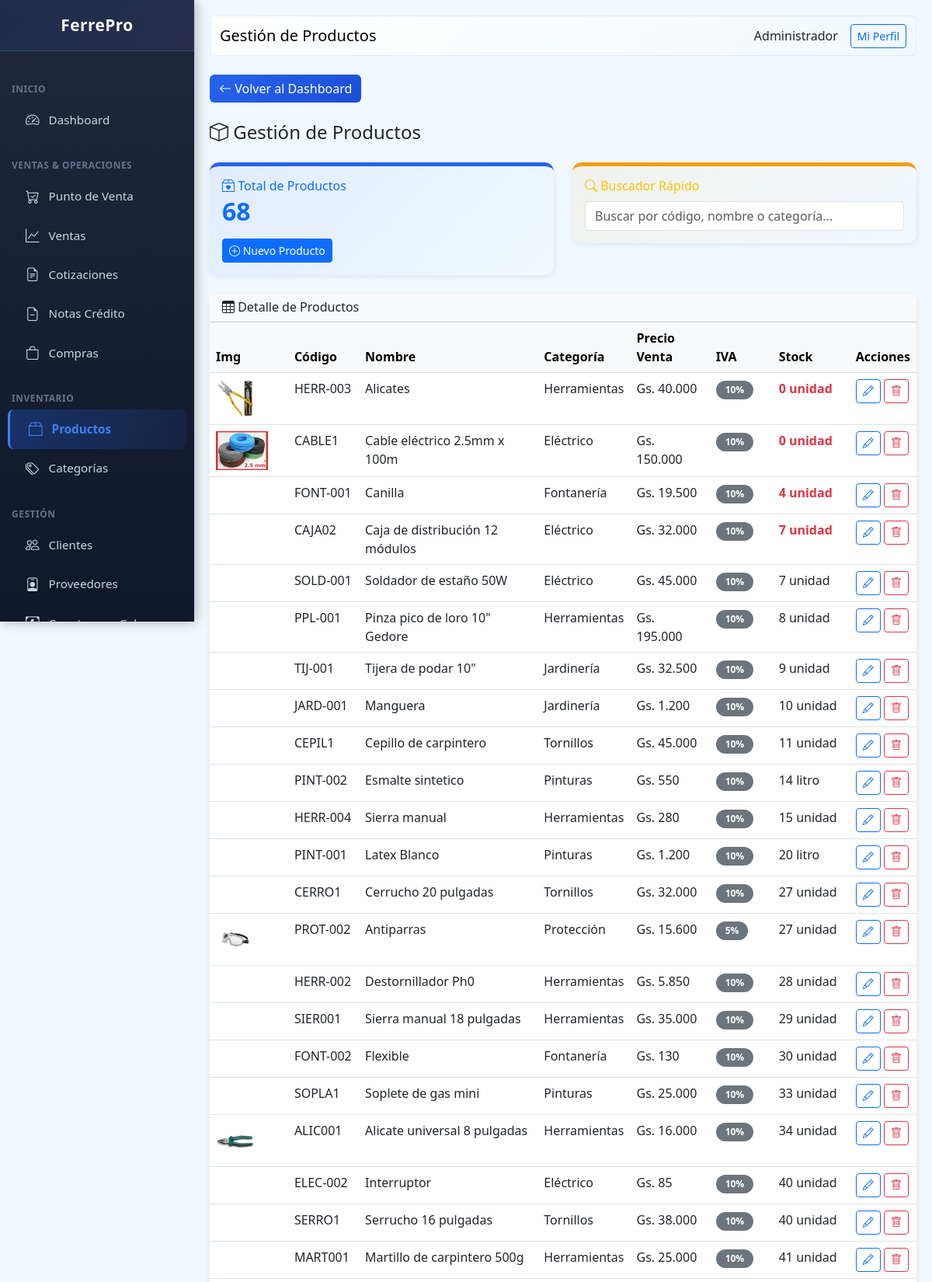
Screenshot of /public/index.php?page=products&sort=stock (signed in, upper part) with the database file from the repository.
### tables this page shows
CREATE TABLE users (
                id INTEGER PRIMARY KEY AUTOINCREMENT,
                name TEXT NOT NULL,
                email TEXT UNIQUE,
                password TEXT NOT NULL,
                role TEXT DEFAULT 'vendedor',
                active INTEGER DEFAULT 1,
                created_at DATETIME DEFAULT CURRENT_TIMESTAMP
            , last_login DATETIME, last_password_change DATETIME, failed_login_attempts INTEGER DEFAULT 0, locked_until DATETIME, two_fa_enabled INTEGER DEFAULT 0, two_fa_secret TEXT);

CREATE TABLE products (
                id INTEGER PRIMARY KEY AUTOINCREMENT,
                code TEXT UNIQUE,
                barcode TEXT,
                name TEXT NOT NULL,
                description TEXT,
                category_id INTEGER,
                provider_id INTEGER,
                unit TEXT DEFAULT 'unidad',
                cost_price REAL DEFAULT 0,
                sale_price REAL DEFAULT 0,
                wholesale_price REAL DEFAULT 0,
                stock INTEGER DEFAULT 0,
                min_stock INTEGER DEFAULT 5,
                location TEXT,
                active INTEGER DEFAULT 1,
                created_at DATETIME DEFAULT CURRENT_TIMESTAMP, iva INTEGER DEFAULT 10, image TEXT,
                FOREIGN KEY (category_id) REFERENCES categories(id),
                FOREIGN KEY (provider_id) REFERENCES providers(id)
            );

CREATE TABLE categories (
                id INTEGER PRIMARY KEY AUTOINCREMENT,
                name TEXT NOT NULL,
                description TEXT,
                parent_id INTEGER,
                active INTEGER DEFAULT 1,
                created_at DATETIME DEFAULT CURRENT_TIMESTAMP
            );

### class/Database.php (called while the page is built, shortened)
<?php
class Database extends PDO {
    private static $instance = null;
    public static function getInstance() {
        if (self::$instance === null) {
            self::$instance = new self();
        }
        return self::$instance;
    }
 }

### class/Format.php (called while the page is built, shortened)
<?php
class Format {
    public static function money($amount) {
        $amount = floatval($amount);
        return 'Gs. ' . number_format($amount, 0, ',', '.');
    }
}

### views/products/index.php (the view, shortened to what this page needs)
<?php
$pageTitle = 'Gestión de Productos';
$sort = $_GET['sort'] ?? 'name';
$orderBy = $sort === 'stock' ? 'p.stock ASC, p.min_stock DESC' : 'p.name';
$products = db()->query("SELECT p.*, c.name as category_name FROM products p LEFT JOIN categories c ON p.category_id = c.id WHERE p.active = 1 ORDER BY $orderBy")->fetchAll(PDO::FETCH_ASSOC);
$rows_html = '';
foreach ($products as $p) {
    $stockClass = $p['stock'] <= $p['min_stock'] ? 'text-danger fw-bold' : '';
    $iva_label = $p['iva'] == 0 ? 'Exento' : $p['iva'] . '%';
    $imgHtml = !empty($p['image']) ? '<img src="' . BASE_URL . '/' . htmlspecialchars($p['image']) . '" style="max-height: 50px;">' : '';
    $rows_html .= '<tr>
        <td>' . $imgHtml . '</td>
        <td>' . htmlspecialchars($p['code']) . '</td>
        <td>' . htmlspecialchars($p['name']) . '</td>
        <td>' . ($p['category_name'] ?? '-') . '</td>
        <td>' . Format::money($p['sale_price']) . '</td>
        <td><span class="badge bg-secondary">' . $iva_label . '</span></td>
        <td class="' . $stockClass . '">' . $p['stock'] . ' ' . $p['unit'] . '</td>
        <td>
            <a href="?page=products&action=edit&id=' . $p['id'] . '" class="btn btn-sm btn-outline-primary"><i class="bi bi-pencil"></i></a>
            <a href="?page=products&action=delete&id=' . $p['id'] . '" class="btn btn-sm btn-outline-danger" onclick="return confirm(\'Confirmar?\')"><i class="bi bi-trash"></i></a>
        </td>
    </tr>';
}
$content = '
<div class="mb-4">
    <a href="?page=dashboard" class="btn btn-nav-back me-2"><i class="bi bi-arrow-left"></i> Volver al Dashboard</a>
</div>
<h4 class="mb-4"><i class="bi bi-box"></i> Gestión de Productos</h4>
<div class="row mb-4">
    <div class="col-md-6">
        <div class="card" style="border-top: 5px solid var(--primary); background: linear-gradient(135deg, rgba(37, 99, 235, 0.08), transparent);">
            <div class="card-body">
                <h6 class="text-primary mb-1"><i class="bi bi-box2-heart"></i> Total de Productos</h6>
                <h3 class="mb-0 text-primary" style="font-size: 2rem; font-weight: 700;">' . count($products) . '</h3>
                <a href="?page=products&action=new" class="btn btn-sm btn-primary mt-3"><i class="bi bi-plus-circle"></i> Nuevo Producto</a>
            </div>
        </div>
    </div>
    <div class="col-md-6">
        <div class="card" style="border-top: 5px solid var(--warning); background: linear-gradient(135deg, rgba(245, 158, 11, 0.08), transparent);">
            <div class="card-body">
                <h6 class="text-warning mb-1"><i class="bi bi-search"></i> Buscador Rápido</h6>
                <input type="text" id="search" class="form-control" placeholder="Buscar por código, nombre o categoría..." style="margin-top: 10px;">
            </div>
        </div>
    </div>
</div>
<div class="card">
    <div class="card-header bg-light">
        <h6 class="mb-0"><i class="bi bi-table"></i> Detalle de Productos</h6>
    </div>
    <div class="card-body p-0">
        <div class="table-responsive">
            <table class="table table-hover mb-0" id="tabla">
                <thead class="table-light">
                    <tr>
                        <th>Img</th>
                        <th>Código</th>
                        <th>Nombre</th>
                        <th>Categoría</th>
                        <th>Precio Venta</th>
                        <th>IVA</th>
                        <th>Stock</th>
                        <th>Acciones</th>
                    </tr>
                </thead>
                <tbody>
                    ' . $rows_html . '
                </tbody>
            </table>
        </div>
    </div>
</div>
<script>
document.getElementById("search").addEventListener("keyup", function() {
    var filter = this.value.toLowerCase();
    document.querySelectorAll("#tabla tbody tr").forEach(function(row) {
        row.style.display = row.textContent.toLowerCase().includes(filter) ? "" : "none";
    });
});
</script>';

### views/layouts/main.php (shortened to what this page needs)
<!DOCTYPE html>
<html lang="es">
<head>
    <link rel="stylesheet" href="https://cdn.jsdelivr.net/npm/bootstrap@5.3.0/dist/css/bootstrap.min.css">
    <link rel="stylesheet" href="https://cdn.jsdelivr.net/npm/bootstrap-icons@1.10.0/font/bootstrap-icons.css">
</head>
<body>
    <div class="sidebar">
        <div class="logo-section">
            <h5><i class="bi bi-hammer-wrench"></i> FerrePro</h5>
        </div>
        <nav class="nav flex-column">
            <div class="nav-section">Inicio</div>
            <a class="nav-link" href="?page=dashboard"><i class="bi bi-speedometer2"></i> Dashboard</a>
            <div class="nav-section">Ventas & Operaciones</div>
            <a class="nav-link" href="?page=pos"><i class="bi bi-cart-check"></i> Punto de Venta</a>
            <a class="nav-link" href="?page=sales"><i class="bi bi-graph-up"></i> Ventas</a>
            <a class="nav-link" href="?page=quotes"><i class="bi bi-file-earmark-text"></i> Cotizaciones</a>
            <a class="nav-link" href="?page=credit_notes"><i class="bi bi-file-earmark-minus"></i> Notas Crédito</a>
            <a class="nav-link" href="?page=purchases"><i class="bi bi-bag"></i> Compras</a>
            <div class="nav-section">Inventario</div>
            <a class="nav-link" href="?page=products"><i class="bi bi-box2"></i> Productos</a>
            <a class="nav-link" href="?page=categories"><i class="bi bi-tags"></i> Categorías</a>
            <div class="nav-section">Gestión</div>
            <a class="nav-link" href="?page=clients"><i class="bi bi-people"></i> Clientes</a>
            <a class="nav-link" href="?page=providers"><i class="bi bi-person-badge"></i> Proveedores</a>
            <a class="nav-link" href="?page=receivable"><i class="bi bi-cash-coin"></i> Cuentas por Cobrar</a>
        </nav>
    </div>
    <div class="main-content">
        <nav class="navbar navbar-expand-lg mb-4 rounded">
            <div class="container-fluid">
                <span class="navbar-brand mb-0 h1"><?= $pageTitle ?? 'FerrePro' ?></span>
                <div class="d-flex align-items-center gap-3">
                    <span><?= user()['name'] ?? '' ?></span>
                    <a href="?page=profile" class="btn btn-sm btn-outline-primary">Mi Perfil</a>
                </div>
            </div>
        </nav>
        <?= $content ?? '' ?>
    </div>
</body>
</html>

### views/layouts/main.php (style rules this page uses)
:root { --primary: #2563eb; --success: #10b981; --danger: #ef4444; --warning: #f59e0b; --info: #06b6d4; --secondary: #8b5cf6; --dark: #1e293b; }
body { font-family: 'Segoe UI', sans-serif; background: #f0f9ff; }
.sidebar { width: 250px; background: linear-gradient(180deg, #1e293b 0%, #0f172a 100%); height: 100vh; position: fixed; top: 0; left: 0; overflow-y: auto; box-shadow: 2px 0 15px rgba(0,0,0,0.3); z-index: 1000; }
.sidebar .logo-section { padding: 20px; text-align: center; border-bottom: 1px solid rgba(148, 163, 184, 0.2); background: linear-gradient(135deg, rgba(37, 99, 235, 0.1) 0%, rgba(139, 92, 246, 0.1) 100%); }
.sidebar .logo-section h5 { color: white; margin: 0; font-weight: 700; font-size: 1.3rem; letter-spacing: 0.5px; }
.sidebar nav { padding: 15px 0; }
.sidebar .nav-link { color: #cbd5e1; padding: 12px 20px; border-left: 3px solid transparent; display: flex; align-items: center; gap: 12px; transition: all 0.3s ease; margin: 0 10px; border-radius: 8px; font-size: 0.95rem; }
.sidebar .nav-link i { font-size: 1.1rem; transition: all 0.3s ease; }
.sidebar .nav-link.active { background: linear-gradient(90deg, rgba(37, 99, 235, 0.3) 0%, rgba(37, 99, 235, 0.1) 100%); color: #3b82f6; border-left-color: #3b82f6; font-weight: 600; padding-left: 24px; }
.sidebar .nav-link.active i { color: #3b82f6; }
.nav-section { padding: 15px 15px 5px 15px; font-size: 0.75rem; font-weight: 700; text-transform: uppercase; color: #64748b; letter-spacing: 0.5px; margin-top: 10px; }
.main-content { margin-left: 250px; padding: 20px; }
.navbar { background: linear-gradient(135deg, #ffffff 0%, #f0f9ff 100%); border-radius: 10px; border: 1px solid rgba(37, 99, 235, 0.1); }
.card { border: none; border-radius: 12px; box-shadow: 0 2px 8px rgba(0,0,0,0.08); transition: all 0.3s ease; }
.btn-nav-back { background: linear-gradient(135deg, var(--primary), #1d4ed8); color: white; border: none; }
.badge { border-radius: 20px; padding: 6px 12px; font-weight: 600; }

### rows the page displays
users: name "Administrador"
products: image (picture), code "HERR-003", name "Alicates", category.name "Herramientas", sale_price "Gs. 40.000", iva "10%", stock "0", unit "unidad"
products: image (picture), code "CABLE1", name "Cable eléctrico 2.5mm x 100m", category.name "Eléctrico", sale_price "Gs. 150.000", iva "10%", stock "0", unit "unidad"
products: code "FONT-001", name "Canilla", category.name "Fontanería", sale_price "Gs. 19.500", iva "10%", stock "4", unit "unidad"
products: code "CAJA02", name "Caja de distribución 12 módulos", category.name "Eléctrico", sale_price "Gs. 32.000", iva "10%", stock "7", unit "unidad"
products: code "SOLD-001", name "Soldador de estaño 50W", category.name "Eléctrico", sale_price "Gs. 45.000", iva "10%", stock "7", unit "unidad"
products: code "PPL-001", name "Pinza pico de loro 10\" Gedore", category.name "Herramientas", sale_price "Gs. 195.000", iva "10%", stock "8", unit "unidad"
products: code "TIJ-001", name "Tijera de podar 10\"", category.name "Jardinería", sale_price "Gs. 32.500", iva "10%", stock "9", unit "unidad"
products: code "JARD-001", name "Manguera", category.name "Jardinería", sale_price "Gs. 1.200", iva "10%", stock "10", unit "unidad"
products: code "CEPIL1", name "Cepillo de carpintero", category.name "Tornillos", sale_price "Gs. 45.000", iva "10%", stock "11", unit "unidad"
products: code "PINT-002", name "Esmalte sintetico", category.name "Pinturas", sale_price "Gs. 550", iva "10%", stock "14", unit "litro"
products: code "HERR-004", name "Sierra manual", category.name "Herramientas", sale_price "Gs. 280", iva "10%", stock "15", unit "unidad"
products: code "PINT-001", name "Latex Blanco", category.name "Pinturas", sale_price "Gs. 1.200", iva "10%", stock "20", unit "litro"
products: code "CERRO1", name "Cerrucho 20 pulgadas", category.name "Tornillos", sale_price "Gs. 32.000", iva "10%", stock "27", unit "unidad"
products: image (picture), code "PROT-002", name "Antiparras", category.name "Protección", sale_price "Gs. 15.600", iva "5%", stock "27", unit "unidad"
products: code "HERR-002", name "Destornillador Ph0", category.name "Herramientas", sale_price "Gs. 5.850", iva "10%", stock "28", unit "unidad"
products: code "SIER001", name "Sierra manual 18 pulgadas", category.name "Herramientas", sale_price "Gs. 35.000", iva "10%", stock "29", unit "unidad"
products: code "FONT-002", name "Flexible", category.name "Fontanería", sale_price "Gs. 130", iva "10%", stock "30", unit "unidad"
products: code "SOPLA1", name "Soplete de gas mini", category.name "Pinturas", sale_price "Gs. 25.000", iva "10%", stock "33", unit "unidad"
products: image (picture), code "ALIC001", name "Alicate universal 8 pulgadas", category.name "Herramientas", sale_price "Gs. 16.000", iva "10%", stock "34", unit "unidad"
products: code "ELEC-002", name "Interruptor", category.name "Eléctrico", sale_price "Gs. 85", iva "10%", stock "40", unit "unidad"
products: code "SERRO1", name "Serrucho 16 pulgadas", category.name "Tornillos", sale_price "Gs. 38.000", iva "10%", stock "40", unit "unidad"
products: code "MART001", name "Martillo de carpintero 500g", category.name "Herramientas", sale_price "Gs. 25.000", iva "10%", stock "41", unit "unidad"

### other values shown
$pageTitle "Gestión de Productos"
count($products) "68"
